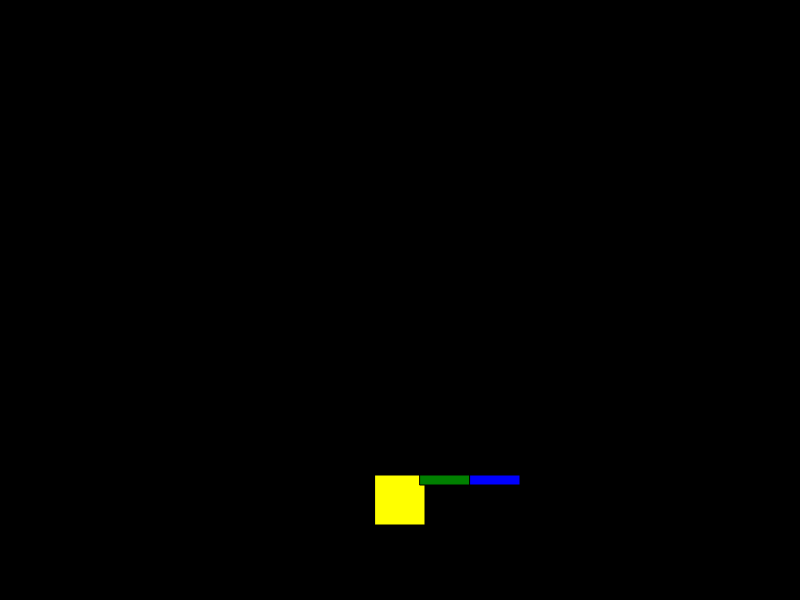
Frame 1 (no input)
Frame 60 (no input): identical to frame 1, image omitted
Frame 120 (the mouse pressed at the canvas centre since frame 60): identical to frame 1, image omitted

The p5.js sketch that drew this single still picture (run headless with seeded random() and noise() and a simulated clock; from frame 60 on, the mouse is pressed at the canvas centre):

// p5.js sketch
// ── sketch.js
let bodyPos;
let upperArmAngle = 0;
let lowerArmAngle = 0;

function setup(){
    createCanvas(800, 600);
    rectMode(CENTER);
    angleMode(DEGREES);

    bodyPos = createVector(width / 2, height - 100);
}

function draw(){
    background(0); 
    handleInput();

    drawBody();
}

function drawBody(){
    push();

    translate(bodyPos.x, bodyPos.y);
    fill("Yellow");
    rect(0, 0, 50, 50);

    drawUpperArm();

    pop();
}

function drawUpperArm(){
    push();
 
    translate(20, -20);
    rotate(upperArmAngle);
    fill("green");
    rect(25, 0, 50, 10);     

    drawLowerArm();

    pop();
}

function drawLowerArm(){
    push();
 
    translate(50, 0);
    rotate(lowerArmAngle);
    fill("blue");
    rect(25, 0, 50, 10);     

    pop();
}

function handleInput(){
    if (keyIsDown(LEFT_ARROW) && bodyPos.x > 50){
        bodyPos.x -= 5;
    }

    if (keyIsDown(RIGHT_ARROW) && bodyPos.x < width - 50){
        bodyPos.x += 5;
    }

    if (keyIsDown(UP_ARROW)){
        upperArmAngle -= 5;
    }    

    if (keyIsDown(DOWN_ARROW)){
        upperArmAngle += 5;
    }
    
    if (keyIsDown(90)){
        lowerArmAngle -= 5;
    }    

    if (keyIsDown(88)){
        lowerArmAngle += 5;
    } 
}
